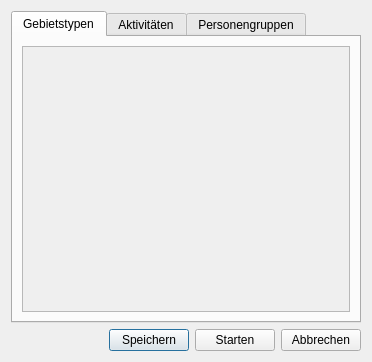
<?xml version="1.0" encoding="UTF-8"?>
<ui version="4.0">
 <class>SpecialRun</class>
 <widget class="QDialog" name="SpecialRun">
  <property name="geometry">
   <rect>
    <x>0</x>
    <y>0</y>
    <width>372</width>
    <height>362</height>
   </rect>
  </property>
  <property name="windowTitle">
   <string>Sonderauswertung</string>
  </property>
  <layout class="QGridLayout" name="gridLayout">
   <item row="1" column="0">
    <layout class="QHBoxLayout" name="horizontalLayout">
     <item>
      <spacer name="horizontalSpacer">
       <property name="orientation">
        <enum>Qt::Horizontal</enum>
       </property>
       <property name="sizeHint" stdset="0">
        <size>
         <width>40</width>
         <height>20</height>
        </size>
       </property>
      </spacer>
     </item>
     <item>
      <widget class="QPushButton" name="store_button">
       <property name="text">
        <string>Speichern</string>
       </property>
      </widget>
     </item>
     <item>
      <widget class="QPushButton" name="start_button">
       <property name="text">
        <string>Starten</string>
       </property>
      </widget>
     </item>
     <item>
      <widget class="QPushButton" name="cancel_button">
       <property name="text">
        <string>Abbrechen</string>
       </property>
      </widget>
     </item>
    </layout>
   </item>
   <item row="0" column="0">
    <widget class="QTabWidget" name="tabWidget">
     <property name="currentIndex">
      <number>0</number>
     </property>
     <widget class="QWidget" name="area_types">
      <attribute name="title">
       <string>Gebietstypen</string>
      </attribute>
      <layout class="QGridLayout" name="gridLayout_2">
       <item row="0" column="0">
        <widget class="QScrollArea" name="scroll_area_types">
         <property name="widgetResizable">
          <bool>true</bool>
         </property>
         <widget class="QWidget" name="scrollAreaWidgetContents_3">
          <property name="geometry">
           <rect>
            <x>0</x>
            <y>0</y>
            <width>328</width>
            <height>267</height>
           </rect>
          </property>
         </widget>
        </widget>
       </item>
      </layout>
     </widget>
     <widget class="QWidget" name="activities">
      <attribute name="title">
       <string>Aktivitäten</string>
      </attribute>
      <layout class="QHBoxLayout" name="horizontalLayout_2">
       <item>
        <widget class="QScrollArea" name="scroll_activities">
         <property name="widgetResizable">
          <bool>true</bool>
         </property>
         <widget class="QWidget" name="scrollAreaWidgetContents">
          <property name="geometry">
           <rect>
            <x>0</x>
            <y>0</y>
            <width>328</width>
            <height>267</height>
           </rect>
          </property>
         </widget>
        </widget>
       </item>
      </layout>
     </widget>
     <widget class="QWidget" name="persons">
      <attribute name="title">
       <string>Personengruppen</string>
      </attribute>
      <layout class="QHBoxLayout" name="horizontalLayout_3">
       <item>
        <widget class="QScrollArea" name="scroll_persons">
         <property name="widgetResizable">
          <bool>true</bool>
         </property>
         <widget class="QWidget" name="scrollAreaWidgetContents_2">
          <property name="geometry">
           <rect>
            <x>0</x>
            <y>0</y>
            <width>328</width>
            <height>267</height>
           </rect>
          </property>
         </widget>
        </widget>
       </item>
      </layout>
     </widget>
    </widget>
   </item>
  </layout>
 </widget>
 <resources/>
 <connections/>
</ui>
